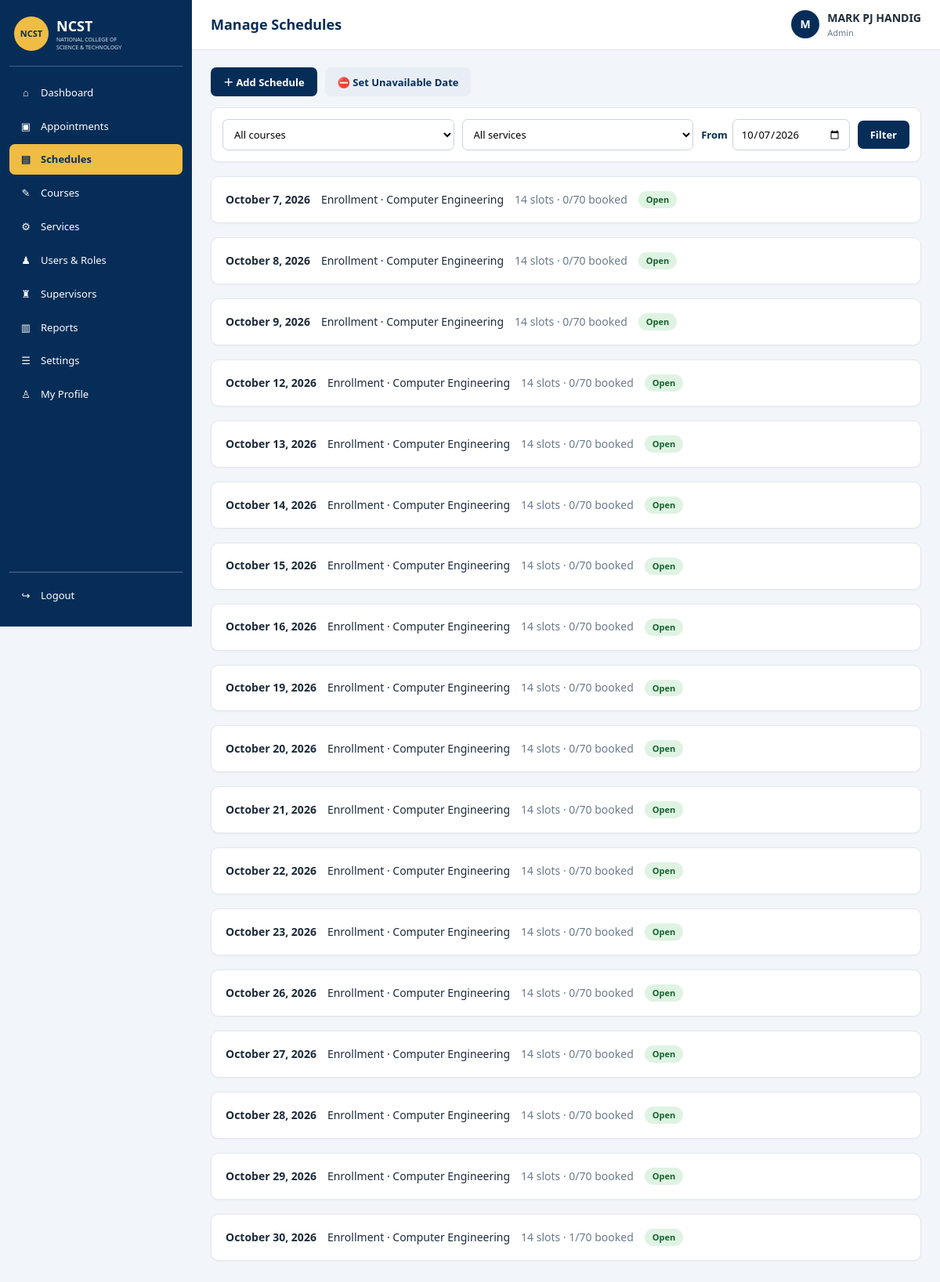
Page /admin_schedules.php (signed in) on the committed database.
### tables this page shows
CREATE TABLE `users` (
  `id` int(255) NOT NULL,
  `student_id` varchar(10) NOT NULL,
  `full_name` varchar(100) NOT NULL,
  `email` varchar(150) NOT NULL,
  `phone` varchar(11) NOT NULL,
  `password` varchar(255) NOT NULL,
  `role` enum('student','supervisor','admin') NOT NULL DEFAULT 'student',
  `created_at` timestamp NOT NULL DEFAULT current_timestamp(),
  `status` enum('active','disabled') NOT NULL DEFAULT 'active',
  `course_id` int(11) DEFAULT NULL
);

CREATE TABLE `schedules` (
  `id` int(11) NOT NULL,
  `course_id` int(11) NOT NULL,
  `service_id` int(11) NOT NULL,
  `schedule_date` date NOT NULL,
  `is_open` tinyint(1) NOT NULL DEFAULT 1,
  `created_at` timestamp NOT NULL DEFAULT current_timestamp()
);

CREATE TABLE `services` (
  `id` int(11) NOT NULL,
  `course_id` int(11) DEFAULT NULL,
  `name` varchar(100) NOT NULL,
  `description` varchar(255) DEFAULT NULL,
  `is_active` tinyint(1) NOT NULL DEFAULT 1,
  `created_at` timestamp NOT NULL DEFAULT current_timestamp()
);

CREATE TABLE `courses` (
  `id` int(11) NOT NULL,
  `code` varchar(20) NOT NULL,
  `name` varchar(100) NOT NULL,
  `description` varchar(255) DEFAULT NULL,
  `is_active` tinyint(1) NOT NULL DEFAULT 1,
  `created_at` timestamp NOT NULL DEFAULT current_timestamp()
);

### admin_schedules.php (called while the page is built, shortened)
<?php
require_once __DIR__ . "/schedules_manager.php";
page_header('Manage Schedules', 'admin_schedules.php');
schedules_render($conn, null, 'admin_schedules.php');
page_footer();

### auth.php (called while the page is built, shortened)
<?php
function e($value): string
{
    return htmlspecialchars((string)$value, ENT_QUOTES, 'UTF-8');
}

### lib.php (called while the page is built, shortened)
<?php
require_once __DIR__ . "/auth.php";
require_once __DIR__ . "/database.php";
$conn->set_charset('utf8mb4');
function db_exec(mysqli $c, string $sql, string $types = '', array $p = []): mysqli_stmt
{
    $st = $c->prepare($sql);
    if ($types !== '') {
        $st->bind_param($types, ...$p);
    }
    $st->execute();
    return $st;
}
function db_rows(mysqli $c, string $sql, string $types = '', array $p = []): array
{
    $st = db_exec($c, $sql, $types, $p);
    $r = $st->get_result();
    $out = $r ? $r->fetch_all(MYSQLI_ASSOC) : [];
    return $out;
}
function db_row(mysqli $c, string $sql, string $types = '', array $p = []): ?array
{
    $r = db_rows($c, $sql, $types, $p);
    return $r[0] ?? null;
}
function fmt_date(string $d): string { return date('F j, Y', strtotime($d)); }
function valid_date(string $d): bool
{
    $x = DateTime::createFromFormat('Y-m-d', $d);
    return $x && $x->format('Y-m-d') === $d;
}
if (!empty($_SESSION['user_id'])) {
    $__u = db_row($conn, "SELECT role, status, full_name FROM users WHERE id = ?", 'i', [$_SESSION['user_id']]);
}

### schedules_manager.php (the view, shortened to what this page needs)
<?php
require_once __DIR__ . "/layout.php";
function schedules_render(mysqli $c, ?int $scope, string $self): void
{
    $from = valid_date($_GET['from'] ?? '') ? $_GET['from'] : date('Y-m-d');
    $where = 's.schedule_date >= ?'; $types = 's'; $p = [$from];
    $schedules = db_rows($c, "SELECT s.*, c.name course_name, sv.name service_name FROM schedules s
        JOIN courses c ON c.id = s.course_id JOIN services sv ON sv.id = s.service_id
        WHERE $where ORDER BY s.schedule_date, c.name, sv.name LIMIT 60", $types, $p);
    $slotsBy = [];
    if ($schedules) {
        $ids = implode(',', array_map(fn($s) => (int)$s['id'], $schedules));
        foreach (db_rows($c, "SELECT * FROM time_slots WHERE schedule_id IN ($ids) ORDER BY start_time") as $t) {
            $slotsBy[$t['schedule_id']][] = $t;
        }
    }
    ?>
    <div class="toolbar">
        <button class="btn btn-primary" data-modal-open="createModal">＋ Add Schedule</button>
        <button class="btn btn-light" data-modal-open="blockModal">⛔ Set Unavailable Date</button>
    </div>
    <form method="get" class="filters card">
        <?php if (!$scope): ?>
        <select name="course"><option value="0">All courses</option>
        </select>
        <?php endif; ?>
        <select name="service"><option value="0">All services</option>
        </select>
        <label class="inline-label">From <input type="date" name="from" value="<?php echo e($from); ?>"></label>
        <button class="btn btn-primary">Filter</button>
    </form>
    <?php foreach ($schedules as $s):
        $slots = $slotsBy[$s['id']] ?? [];
        $booked = array_sum(array_column($slots, 'current_bookings'));
        $capTotal = array_sum(array_column($slots, 'capacity'));
        ?>
    <details class="card sched">
        <summary>
            <strong><?php echo e(fmt_date($s['schedule_date'])); ?></strong>
            <span><?php echo e($s['service_name']); ?><?php echo $scope ? '' : ' · ' . e($s['course_name']); ?></span>
            <span class="muted"><?php echo count($slots); ?> slots · <?php echo (int)$booked; ?>/<?php echo (int)$capTotal; ?> booked</span>
            <span class="badge <?php echo $s['is_open'] ? 'badge-confirmed' : 'badge-cancelled'; ?>"><?php echo $s['is_open'] ? 'Open' : 'Closed'; ?></span>
        </summary>
    </details>
    <?php endforeach; ?>
    <?php
}

### layout.php (shortened to what this page needs)
<?php
require_once __DIR__ . "/lib.php";
function nav_items(string $role): array
{
    if ($role === 'admin') {
        return [
            ['admin_dashboard.php', 'Dashboard', '⌂'],
            ['admin_appointments.php', 'Appointments', '▣'],
            ['admin_schedules.php', 'Schedules', '▤'],
            ['admin_courses.php', 'Courses', '✎'],
            ['admin_services.php', 'Services', '⚙'],
            ['admin_users.php', 'Users & Roles', '♟'],
            ['admin_supervisors.php', 'Supervisors', '♜'],
            ['admin_reports.php', 'Reports', '▥'],
            ['admin_settings.php', 'Settings', '☰'],
            ['profile.php', 'My Profile', '♙'],
        ];
    }
    return [
        ['homepage.php', 'Dashboard', '⌂'],
        ['book_appointment.php', 'Book Appointment', '＋'],
        ['my_appointments.php', 'My Appointments', '▣'],
        ['appointment_history.php', 'Appointment History', '↺'],
        ['profile.php', 'Profile', '♙'],
    ];
}
function page_header(string $title, string $active = ''): void
{
    $role = $_SESSION['role'];
    $roleLabel = ucfirst($role);
    ?>
<!DOCTYPE html>
<html lang="en">
<head>
    <link rel="stylesheet" href="assets/app.css">
</head>
<body>
<div class="layout">
    <aside class="sidebar" id="sidebar">
        <div class="brand">
            <div class="logo-circle">NCST</div>
            <div>
                <h2>NCST</h2>
                <p>NATIONAL COLLEGE OF<br>SCIENCE &amp; TECHNOLOGY</p>
            </div>
        </div>
        <nav class="nav">
            <?php foreach (nav_items($role) as [$href, $label, $icon]): ?>
                <a href="<?php echo e($href); ?>" class="nav-item<?php echo $href === $active ? ' active' : ''; ?>">
                    <span><?php echo $icon; ?></span> <?php echo e($label); ?>
                </a>
            <?php endforeach; ?>
        </nav>
        <div class="logout-box">
            <a href="logout.php" class="nav-item"><span>↪</span> Logout</a>
        </div>
    </aside>
    <div class="content">
        <header class="topbar">
            <h1><?php echo e($title); ?></h1>
            <div class="user-chip">
                <div class="avatar"><?php echo e(mb_strtoupper(mb_substr($_SESSION['full_name'], 0, 1))); ?></div>
                <div>
                    <strong><?php echo e($_SESSION['full_name']); ?></strong>
                    <small><?php echo e($roleLabel); ?></small>
                </div>
            </div>
        </header>
        <main class="main">
            <?php
}
function page_footer(array $scripts = []): void
{
    ?>
        </main>
    </div>
</div>
</body>
</html>
<?php
}

### app.css (style rules this page uses)
:root { --navy:#062d58;--navy2:#0b4a8a;--gold:#efbd43;--bg:#f2f5fa;--text:#1d2b3b;--muted:#6b7a8c;--line:#e2e8f0;--ok:#1e8e3e;--warn:#b7791f;--bad:#c53030;--card:#fff;--radius:10px }
* { box-sizing:border-box;margin:0;padding:0 }
body { font-family:'Segoe UI',Tahoma,Arial,sans-serif;background:var(--bg);color:var(--text);font-size:14px;line-height:1.45 }
a { color:var(--navy2) }
.muted,small { color:var(--muted) }
.layout { display:flex;min-height:100vh }
.sidebar { width:245px;background:var(--navy);color:#fff;display:flex;flex-direction:column;padding:16px 12px;position:sticky;top:0;height:100vh;overflow-y:auto;flex-shrink:0 }
.brand { display:flex;gap:10px;align-items:center;padding:4px 6px 18px;border-bottom:1px solid rgba(255,255,255,.25);margin-bottom:14px }
.brand h2 { font-size:18px }
.brand p { font-size:7px;line-height:1.4;opacity:.85 }
.logo-circle { width:44px;height:44px;border-radius:50%;background:var(--gold);color:var(--navy);display:flex;align-items:center;justify-content:center;font-weight:700;font-size:11px;flex-shrink:0 }
.nav-item { display:flex;gap:10px;align-items:center;color:#fff;text-decoration:none;padding:10px 12px;border-radius:7px;margin-bottom:4px;font-size:13px;transition:.15s }
.nav-item span { width:18px;text-align:center }
.nav-item.active { background:var(--gold);color:var(--navy);font-weight:600 }
.logout-box { margin-top:auto;border-top:1px solid rgba(255,255,255,.3);padding-top:10px }
.content { flex:1;min-width:0 }
.topbar { display:flex;align-items:center;gap:12px;background:#fff;border-bottom:1px solid var(--line);padding:0 24px;height:64px;position:sticky;top:0;z-index:20 }
.topbar h1 { font-size:18px;color:var(--navy);flex:1 }
.user-chip { display:flex;gap:10px;align-items:center }
.user-chip small { display:block;font-size:11px }
.avatar { width:36px;height:36px;border-radius:50%;background:var(--navy);color:#fff;display:flex;align-items:center;justify-content:center;font-weight:700 }
.main { padding:22px 24px 40px;max-width:1250px }
.card { background:var(--card);border:1px solid var(--line);border-radius:var(--radius);padding:18px;margin-bottom:18px;box-shadow:0 1px 3px rgba(0,0,0,.04) }
.btn { display:inline-block;border:0;border-radius:7px;padding:9px 16px;font-size:13px;font-weight:600;cursor:pointer;text-decoration:none;font-family:inherit }
.btn-primary { background:var(--navy);color:#fff }
.btn-light { background:#e9eef5;color:var(--navy) }
.toolbar { display:flex;gap:10px;flex-wrap:wrap;margin-bottom:14px }
.badge { display:inline-block;padding:3px 10px;border-radius:20px;font-size:11px;font-weight:700;white-space:nowrap }
.badge-confirmed { background:#dff3e3;color:#14632d }
input,select,textarea { font-family:inherit;font-size:13px;border:1px solid #c9d3df;border-radius:7px;padding:9px 10px;background:#fff;width:100% }
label { font-weight:600;font-size:13px;color:var(--navy);display:block }
label input,label select,label textarea { margin-top:4px;font-weight:400 }
.filters { display:flex;gap:10px;flex-wrap:wrap;align-items:center;padding:14px }
.filters input,.filters select { width:auto;min-width:150px;flex:1 }
.inline-label { display:flex;align-items:center;gap:6px }
.inline-label input { margin:0 }
.sched summary { cursor:pointer;display:flex;gap:14px;align-items:center;flex-wrap:wrap;list-style:none }

### rows in the picture
users: full_name "MARK PJ HANDIG"
schedules: schedule_date "October 7, 2026", service.name "Enrollment", course.name "Computer Engineering", id "14", id "0", id "70", is_open "Open"
schedules: schedule_date "October 8, 2026", service.name "Enrollment", course.name "Computer Engineering", id "14", id "0", id "70", is_open "Open"
schedules: schedule_date "October 9, 2026", service.name "Enrollment", course.name "Computer Engineering", id "14", id "0", id "70", is_open "Open"
schedules: schedule_date "October 12, 2026", service.name "Enrollment", course.name "Computer Engineering", id "14", id "0", id "70", is_open "Open"
schedules: schedule_date "October 13, 2026", service.name "Enrollment", course.name "Computer Engineering", id "14", id "0", id "70", is_open "Open"
schedules: schedule_date "October 14, 2026", service.name "Enrollment", course.name "Computer Engineering", id "14", id "0", id "70", is_open "Open"
schedules: schedule_date "October 15, 2026", service.name "Enrollment", course.name "Computer Engineering", id "14", id "0", id "70", is_open "Open"
schedules: schedule_date "October 16, 2026", service.name "Enrollment", course.name "Computer Engineering", id "14", id "0", id "70", is_open "Open"
schedules: schedule_date "October 19, 2026", service.name "Enrollment", course.name "Computer Engineering", id "14", id "0", id "70", is_open "Open"
schedules: schedule_date "October 20, 2026", service.name "Enrollment", course.name "Computer Engineering", id "14", id "0", id "70", is_open "Open"
schedules: schedule_date "October 21, 2026", service.name "Enrollment", course.name "Computer Engineering", id "14", id "0", id "70", is_open "Open"
schedules: schedule_date "October 22, 2026", service.name "Enrollment", course.name "Computer Engineering", id "14", id "0", id "70", is_open "Open"
schedules: schedule_date "October 23, 2026", service.name "Enrollment", course.name "Computer Engineering", id "14", id "0", id "70", is_open "Open"
schedules: schedule_date "October 26, 2026", service.name "Enrollment", course.name "Computer Engineering", id "14", id "0", id "70", is_open "Open"
schedules: schedule_date "October 27, 2026", service.name "Enrollment", course.name "Computer Engineering", id "14", id "0", id "70", is_open "Open"

### other values in the picture
$icon "⌂"
$label "Dashboard"
$icon "▣"
$label "Appointments"
$icon "▤"
$label "Schedules"
$icon "✎"
$label "Courses"
$icon "⚙"
$label "Services"
$icon "♟"
$label "Users & Roles"
$icon "♜"
$label "Supervisors"
$icon "▥"
